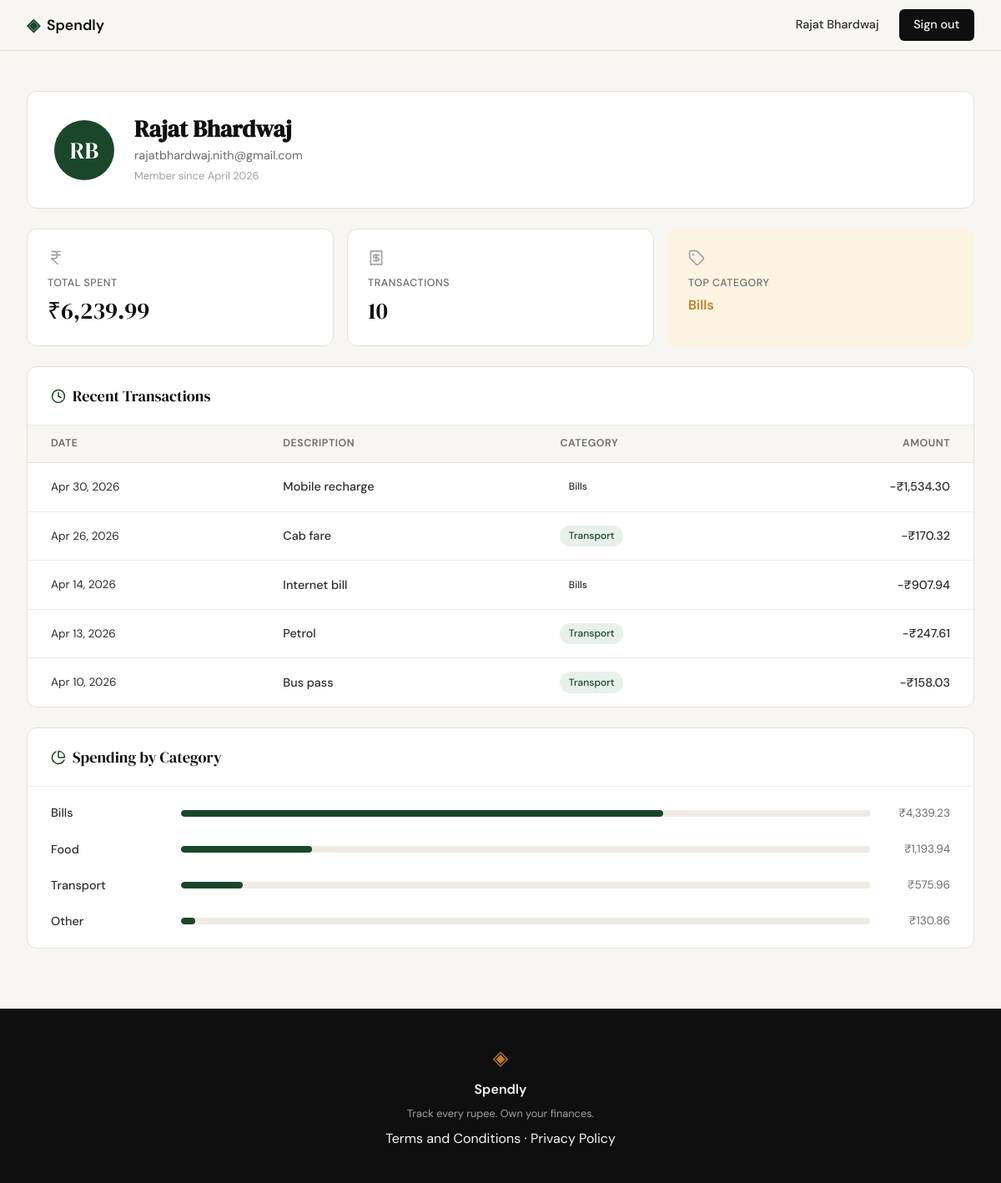
The app's page /profile (signed in) with its own data.
### tables this page shows
CREATE TABLE users (
            id            INTEGER PRIMARY KEY AUTOINCREMENT,
            name          TEXT    NOT NULL,
            email         TEXT    UNIQUE NOT NULL,
            password_hash TEXT    NOT NULL,
            created_at    TEXT    DEFAULT (datetime('now'))
        );

CREATE TABLE expenses (
            id          INTEGER PRIMARY KEY AUTOINCREMENT,
            user_id     INTEGER NOT NULL,
            amount      REAL    NOT NULL,
            category    TEXT    NOT NULL,
            date        TEXT    NOT NULL,
            description TEXT,
            created_at  TEXT    DEFAULT (datetime('now')),
            FOREIGN KEY (user_id) REFERENCES users(id)
        );

### app.py (the view)
@app.route("/profile")
def profile():
    if not session.get("user_id"):
        return redirect(url_for("login"))
    user_row = get_user_by_id(session["user_id"])
    if user_row is None:
        session.clear()
        return redirect(url_for("login"))
    name = user_row["name"]
    initials = "".join(part[0].upper() for part in name.split()[:2])
    member_since = datetime.strptime(
        user_row["created_at"], "%Y-%m-%d %H:%M:%S"
    ).strftime("%B %Y")
    stats_row   = get_expense_stats(session["user_id"])
    top_cat     = get_top_category(session["user_id"])
    recent_rows = get_recent_expenses(session["user_id"], limit=5)
    cat_rows    = get_category_totals(session["user_id"])
    total_spent = stats_row["total_spent"]
    user = {
        "initials":     initials,
        "name":         name,
        "email":        user_row["email"],
        "member_since": member_since,
    }
    stats = {
        "total_spent":  f"₹{total_spent:,.2f}",
        "transactions": stats_row["transaction_count"],
        "top_category": top_cat,
    }
    transactions = []
    for row in recent_rows:
        tx_date = datetime.strptime(row["date"], "%Y-%m-%d").strftime("%b %d, %Y")
        transactions.append({
            "date":        tx_date,
            "description": row["description"] or "",
            "category":    row["category"],
            "amount":      f"−₹{row['amount']:,.2f}",
            "type":        "expense",
        })
    categories = []
    for cat in cat_rows:
        percent = round(cat["total"] / total_spent * 100) if total_spent > 0 else 0
        categories.append({
            "name":    cat["name"],
            "amount":  f"₹{cat['total']:,.2f}",
            "percent": percent,
        })
    return render_template("profile.html", user=user, stats=stats,
                           transactions=transactions, categories=categories)

### database/db.py (called while the page is built)
def get_db():
    db_path = os.path.join(os.path.dirname(__file__), '..', 'spendly.db')
    conn = sqlite3.connect(db_path)
    conn.row_factory = sqlite3.Row
    conn.execute("PRAGMA foreign_keys = ON")
    return conn

def get_user_by_id(user_id):
    conn = get_db()
    user = conn.execute(
        "SELECT * FROM users WHERE id = ?", (user_id,)
    ).fetchone()
    conn.close()
    return user

def get_recent_expenses(user_id, limit=5):
    conn = get_db()
    rows = conn.execute(
        """
        SELECT id, amount, category, date, description
        FROM   expenses
        WHERE  user_id = ?
        ORDER  BY date DESC, created_at DESC
        LIMIT  ?
        """,
        (user_id, limit)
    ).fetchall()
    conn.close()
    return rows

def get_expense_stats(user_id):
    conn = get_db()
    row = conn.execute(
        """
        SELECT COALESCE(SUM(amount), 0) AS total_spent,
               COUNT(*)                 AS transaction_count
        FROM   expenses
        WHERE  user_id = ?
        """,
        (user_id,)
    ).fetchone()
    conn.close()
    return {
        "total_spent":       float(row["total_spent"]),
        "transaction_count": int(row["transaction_count"]),
    }

def get_category_totals(user_id):
    conn = get_db()
    rows = conn.execute(
        """
        SELECT category    AS name,
               SUM(amount) AS total
        FROM   expenses
        WHERE  user_id = ?
        GROUP  BY category
        ORDER  BY total DESC
        """,
        (user_id,)
    ).fetchall()
    conn.close()
    return [{"name": row["name"], "total": float(row["total"])} for row in rows]

def get_top_category(user_id):
    conn = get_db()
    row = conn.execute(
        """
        SELECT category
        FROM   expenses
        WHERE  user_id = ?
        GROUP  BY category
        ORDER  BY SUM(amount) DESC
        LIMIT  1
        """,
        (user_id,)
    ).fetchone()
    conn.close()
    return row["category"] if row else "—"

### templates/profile.html (shortened to what this page needs)
{% extends "base.html" %}
{% block head %}
<link rel="stylesheet" href="{{ url_for('static', filename='css/profile.css') }}">
{% endblock %}
{% block content %}
<section class="profile-page">
    <div class="profile-inner">
        <div class="profile-user-card">
            <div class="profile-avatar">{{ user.initials }}</div>
            <div class="profile-user-meta">
                <h1 class="profile-user-name">{{ user.name }}</h1>
                <p class="profile-user-email">{{ user.email }}</p>
                <p class="profile-user-since">Member since {{ user.member_since }}</p>
            </div>
        </div>
        <div class="profile-stats">
            <div class="profile-stat-card">
                <i data-lucide="indian-rupee" class="stat-icon"></i>
                <span class="stat-label">Total Spent</span>
                <span class="stat-value">{{ stats.total_spent }}</span>
            </div>
            <div class="profile-stat-card">
                <i data-lucide="receipt" class="stat-icon"></i>
                <span class="stat-label">Transactions</span>
                <span class="stat-value">{{ stats.transactions }}</span>
            </div>
            <div class="profile-stat-card profile-stat-card--highlight">
                <i data-lucide="tag" class="stat-icon"></i>
                <span class="stat-label">Top Category</span>
                <span class="stat-value stat-value--category">{{ stats.top_category }}</span>
            </div>
        </div>
        <div class="profile-section">
            <div class="profile-section-header">
                <h2 class="profile-section-title">
                    <i data-lucide="clock" class="section-icon"></i>
                    Recent Transactions
                </h2>
            </div>
            <div class="profile-table-wrap">
                <table class="profile-table">
                    <thead>
                        <tr>
                            <th>Date</th>
                            <th>Description</th>
                            <th>Category</th>
                            <th class="col-amount">Amount</th>
                        </tr>
                    </thead>
                    <tbody>
                        {% for tx in transactions %}
                        <tr>
                            <td class="tx-date">{{ tx.date }}</td>
                            <td class="tx-desc">{{ tx.description }}</td>
                            <td>
                                <span class="badge badge-{{ tx.category | lower | replace(' & ', '-') | replace(' ', '-') }}">
                                    {{ tx.category }}
                                </span>
                            </td>
                            <td class="tx-amount tx-amount--{{ tx.type }}">{{ tx.amount }}</td>
                        </tr>
                        {% endfor %}
                    </tbody>
                </table>
            </div>
        </div>
        <div class="profile-section">
            <div class="profile-section-header">
                <h2 class="profile-section-title">
                    <i data-lucide="pie-chart" class="section-icon"></i>
                    Spending by Category
                </h2>
            </div>
            <div class="category-breakdown">
                {% for cat in categories %}
                <div class="cat-row">
                    <span class="cat-name">{{ cat.name }}</span>
                    <div class="cat-track">
                        <div class="cat-bar" style="width: {{ cat.percent }}%"></div>
                    </div>
                    <span class="cat-amount">{{ cat.amount }}</span>
                </div>
                {% endfor %}
            </div>
        </div>
    </div>
</section>
{% endblock %}

### templates/base.html (shortened to what this page needs)
<!DOCTYPE html>
<html lang="en">
<head>
    <link rel="stylesheet" href="{{ url_for('static', filename='css/style.css') }}">
    {% block head %}{% endblock %}
</head>
<body>
    <nav class="navbar">
        <div class="nav-inner">
            <a href="{{ url_for('landing') }}" class="nav-brand">
                <span class="brand-icon">◈</span>
                <span class="brand-name">Spendly</span>
            </a>
            <div class="nav-links">
                {% if session.get('user_id') %}
                    <span class="nav-user">{{ session['user_name'] }}</span>
                    <a href="{{ url_for('logout') }}" class="nav-cta">Sign out</a>
                {% else %}
                    <a href="{{ url_for('login') }}">Sign in</a>
                    <a href="{{ url_for('register') }}" class="nav-cta">Get started</a>
                {% endif %}
            </div>
        </div>
    </nav>
    <main class="main-content">
        {% block content %}{% endblock %}
    </main>
    <footer class="footer">
        <div class="footer-inner">
            <span class="brand-icon">◈</span>
            <span class="footer-name">Spendly</span>
            <p class="footer-copy">Track every rupee. Own your finances.</p>
            <p><a href="/terms">Terms and Conditions</a> &middot; <a href="/privacy">Privacy Policy</a></p>
        </div>
    </footer>
</body>
</html>

### static/css/style.css (style rules this page uses)
:root { --ink: #0f0f0f; --ink-soft: #2d2d2d; --ink-muted: #6b6b6b; --ink-faint: #a0a0a0; --paper: #f7f6f3; --paper-warm: #f0ede6; --paper-card: #ffffff; --accent: #1a472a; --accent-light: #e8f0eb; --accent-2: #c17f24; --accent-2-light: #fdf3e3; --danger: #c0392b; --danger-light: #fdecea; --border: #e4e1da; --border-soft: #eeebe4; --font-display: 'DM Serif Display', Georgia, serif; --font-body: 'DM Sans', system-ui, sans-serif; --max-width: 1200px; --auth-width: 440px; --radius-sm: 6px; --radius-md: 12px; --radius-lg: 20px; }
*, *::before, *::after { box-sizing: border-box; margin: 0; padding: 0; }
html { font-size: 16px; scroll-behavior: smooth; }
body { background: var(--paper); color: var(--ink); font-family: var(--font-body); font-size: 1rem; line-height: 1.6; -webkit-font-smoothing: antialiased; }
a { color: inherit; text-decoration: none; }
.navbar { position: sticky; top: 0; z-index: 100; background: var(--paper); border-bottom: 1px solid var(--border); padding: 0 2rem; }
.nav-inner { max-width: var(--max-width); margin: 0 auto; height: 60px; display: flex; align-items: center; justify-content: space-between; }
.nav-brand { display: flex; align-items: center; gap: 0.5rem; font-family: var(--font-body); font-weight: 600; font-size: 1.1rem; color: var(--ink); }
.brand-icon { color: var(--accent); font-size: 1.3rem; }
.brand-name { color: var(--ink); }
.nav-links { display: flex; align-items: center; gap: 1.5rem; font-size: 0.9rem; font-weight: 500; }
.nav-links a { color: var(--ink-muted); transition: color 0.2s; }
.nav-cta { background: var(--ink) !important; color: var(--paper) !important; padding: 0.45rem 1.1rem; border-radius: var(--radius-sm); transition: background 0.2s !important; }
.nav-user { font-size: 0.9rem; font-weight: 500; color: var(--ink-soft); }
.main-content { min-height: calc(100vh - 60px - 100px); }
.footer { background: var(--ink); color: var(--paper); padding: 2.5rem 2rem; text-align: center; }
.footer-inner { display: flex; flex-direction: column; align-items: center; gap: 0.4rem; }
.footer .brand-icon { color: var(--accent-2); font-size: 1.5rem; }
.footer-name { font-weight: 600; font-size: 1rem; }
.footer-copy { font-size: 0.8rem; color: var(--ink-faint); }

### records on screen
users: user_name "Rajat Bhardwaj", name "Rajat Bhardwaj", email "rajatbhardwaj.nith@gmail.com"
expenses: date "Apr 30, 2026", description "Mobile recharge", category "Bills", amount "−₹1,534.30"
expenses: date "Apr 26, 2026", description "Cab fare", category "Transport", amount "−₹170.32"
expenses: date "Apr 14, 2026", description "Internet bill", category "Bills", amount "−₹907.94"
expenses: date "Apr 13, 2026", description "Petrol", category "Transport", amount "−₹247.61"
expenses: date "Apr 10, 2026", description "Bus pass", category "Transport", amount "−₹158.03"

### other values on screen
{{ user.initials }} "RB"
{{ user.member_since }} "April 2026"
{{ stats.total_spent }} "₹6,239.99"
{{ stats.transactions }} "10"
{{ stats.top_category }} "Bills"
{{ cat.name }} "Bills" "Food" "Transport" "Other"
{{ cat.amount }} "₹4,339.23" "₹1,193.94" "₹575.96" "₹130.86"
